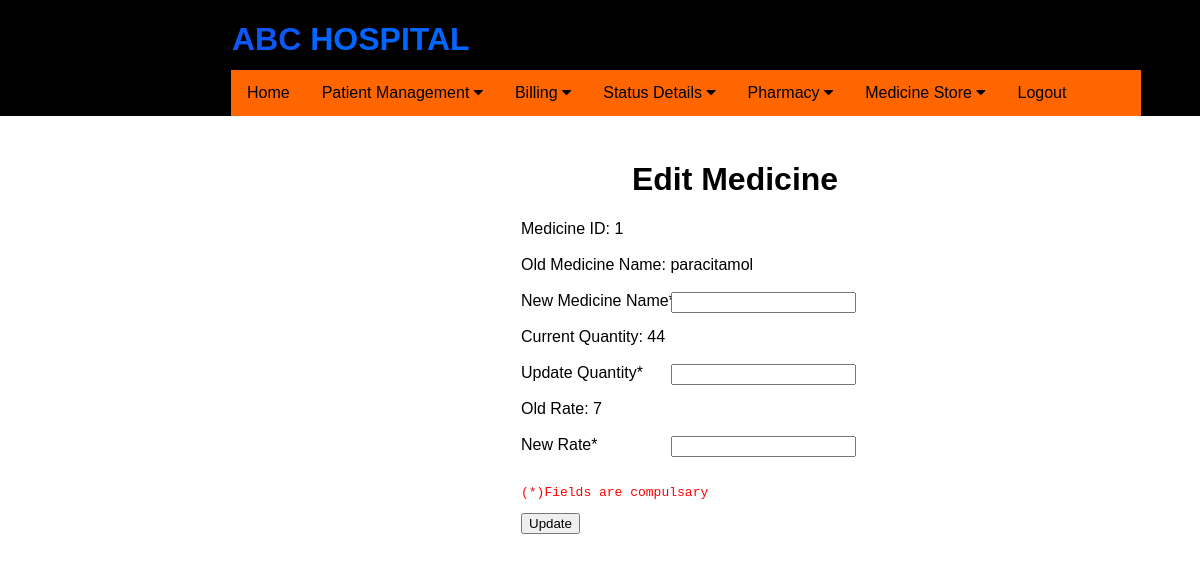
The page /editmedicinedetail/1 (signed in) on the database as committed earlier.
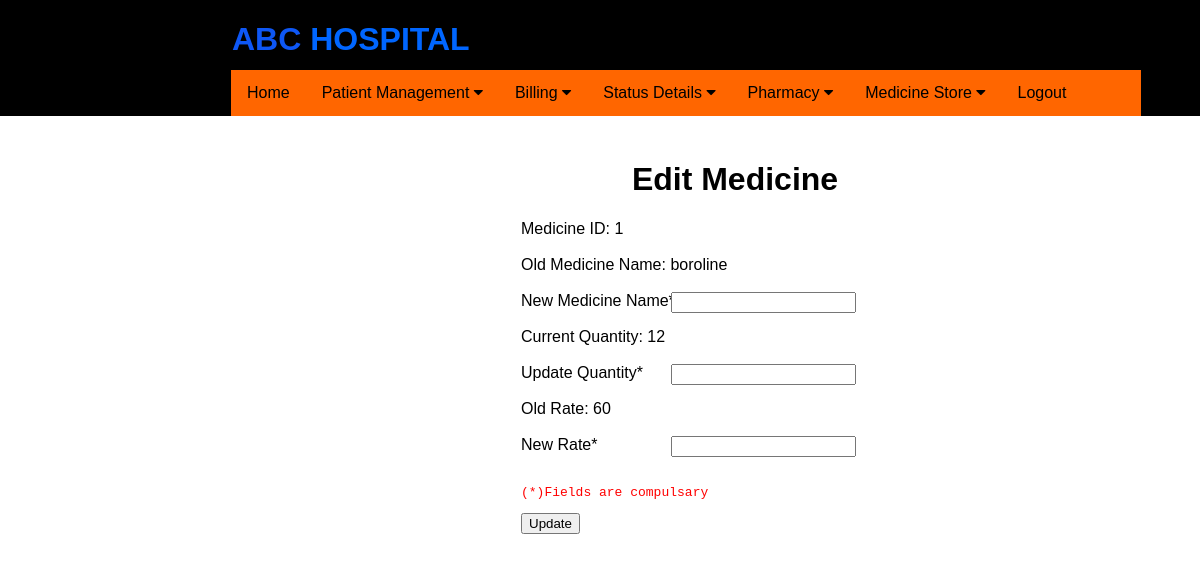
The same page on the database as committed later.
### application/routes.py (models this page shows)
class MedicineMaster(db.Model):
    __tablename__ = 'medicinemaster'
    mid = Column(Integer, ForeignKey('medicines.mid'), primary_key=True)
    mname = Column(db.String(20))
    qavailable = Column(db.Integer)
    rate = Column(db.Integer)

### application/routes.py (the view, shortened to what this page needs)
@app.route('/editmedicinedetail/<mid>', methods=['GET', 'POST'] )
def editmedicinedetail(mid):
    print("id is : ", mid)
    if 'username' in session:
        print("inside sesssss")
        print(datetime.now())
        editpat = MedicineMaster.query.filter_by( mid = mid )
        return render_template('editmedicinedetail.html', editpat = editpat)

### application/templates/editmedicinedetail.html (shortened to what this page needs)
{% extends "layout.html" %}
{% block content %}
<div class="form">
    <h1 id="cst_head">Edit Medicine </h1>
    {% for edit in editpat %}
    <form action="" method="POST">
        <label for="id">Medicine ID:   </label> {{ edit.mid }} <br><br>
        <label for="Name">Old Medicine Name:   </label> {{ edit.mname }} <br><br>
        <label for="New customer Name*">New Medicine Name*</label>
        <input type="text" id="mname" name="mname"><br><br>
        <label for="Old Address">Current Quantity:  </label> {{ edit.qavailable }} <br><br>
        <label for="New Address*">Update Quantity*</label>
        <input type="text" id="qavailable" name="qavailable"><br><br>
        <label for="Old Age">Old Rate:  </label> {{ edit.rate }} <br><br>
        <label for="New Age*">New Rate*</label>
        <input type="text" id="rate" name="rate"><br><br>
        <pre>(*)Fields are compulsary</pre>
        <button  type="submit">Update</button>
    </form>
    {% endfor %}
</div>
{% endblock %}

Rows that differ between the two databases and show on the page:
changed MedicineMaster id 1: mname "paracitamol" → "boroline"; qavailable "44" → "12"; rate "7" → "60"
